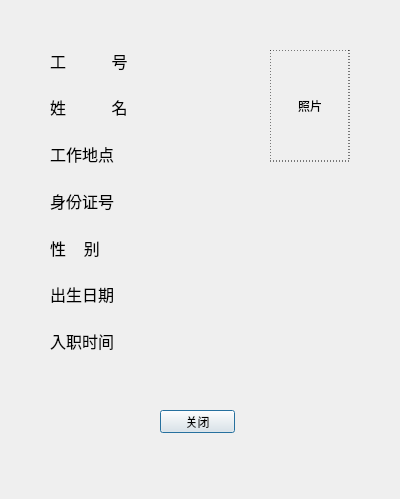
<?xml version="1.0" encoding="UTF-8"?>
<ui version="4.0">
 <class>GuardDetailInfoDialog</class>
 <widget class="QDialog" name="GuardDetailInfoDialog">
  <property name="geometry">
   <rect>
    <x>0</x>
    <y>0</y>
    <width>400</width>
    <height>499</height>
   </rect>
  </property>
  <property name="windowTitle">
   <string>详细信息</string>
  </property>
  <widget class="QLabel" name="labelPic">
   <property name="geometry">
    <rect>
     <x>270</x>
     <y>50</y>
     <width>80</width>
     <height>112</height>
    </rect>
   </property>
   <property name="styleSheet">
    <string notr="true">QLabel{
     border-width: 1px;
     border-style: dotted;
     border-color: rgb(0, 0, 0);
}</string>
   </property>
   <property name="text">
    <string>照片</string>
   </property>
   <property name="alignment">
    <set>Qt::AlignCenter</set>
   </property>
  </widget>
  <widget class="QPushButton" name="pushButtonCancel">
   <property name="geometry">
    <rect>
     <x>160</x>
     <y>410</y>
     <width>75</width>
     <height>23</height>
    </rect>
   </property>
   <property name="text">
    <string>关闭</string>
   </property>
  </widget>
  <widget class="QWidget" name="layoutWidget">
   <property name="geometry">
    <rect>
     <x>50</x>
     <y>40</y>
     <width>81</width>
     <height>321</height>
    </rect>
   </property>
   <layout class="QVBoxLayout" name="verticalLayout">
    <item>
     <widget class="QLabel" name="label_2">
      <property name="font">
       <font>
        <family>Agency FB</family>
        <pointsize>12</pointsize>
       </font>
      </property>
      <property name="text">
       <string>工           号</string>
      </property>
     </widget>
    </item>
    <item>
     <widget class="QLabel" name="label">
      <property name="font">
       <font>
        <family>Agency FB</family>
        <pointsize>12</pointsize>
       </font>
      </property>
      <property name="text">
       <string>姓           名</string>
      </property>
     </widget>
    </item>
    <item>
     <widget class="QLabel" name="label_3">
      <property name="font">
       <font>
        <family>Agency FB</family>
        <pointsize>12</pointsize>
       </font>
      </property>
      <property name="text">
       <string>工作地点</string>
      </property>
     </widget>
    </item>
    <item>
     <widget class="QLabel" name="label_4">
      <property name="font">
       <font>
        <family>Agency FB</family>
        <pointsize>12</pointsize>
       </font>
      </property>
      <property name="text">
       <string>身份证号</string>
      </property>
     </widget>
    </item>
    <item>
     <widget class="QLabel" name="label_5">
      <property name="font">
       <font>
        <pointsize>12</pointsize>
       </font>
      </property>
      <property name="text">
       <string>性    别</string>
      </property>
     </widget>
    </item>
    <item>
     <widget class="QLabel" name="label_6">
      <property name="font">
       <font>
        <pointsize>12</pointsize>
       </font>
      </property>
      <property name="text">
       <string>出生日期</string>
      </property>
     </widget>
    </item>
    <item>
     <widget class="QLabel" name="label_8">
      <property name="font">
       <font>
        <pointsize>12</pointsize>
       </font>
      </property>
      <property name="text">
       <string>入职时间</string>
      </property>
     </widget>
    </item>
   </layout>
  </widget>
  <widget class="QWidget" name="layoutWidget">
   <property name="geometry">
    <rect>
     <x>150</x>
     <y>41</y>
     <width>171</width>
     <height>321</height>
    </rect>
   </property>
   <layout class="QVBoxLayout" name="verticalLayout_2">
    <item>
     <widget class="QLabel" name="labelID">
      <property name="font">
       <font>
        <family>Times New Roman</family>
        <pointsize>12</pointsize>
       </font>
      </property>
      <property name="text">
       <string/>
      </property>
     </widget>
    </item>
    <item>
     <widget class="QLabel" name="labelName">
      <property name="font">
       <font>
        <family>Times New Roman</family>
        <pointsize>12</pointsize>
       </font>
      </property>
      <property name="text">
       <string/>
      </property>
     </widget>
    </item>
    <item>
     <widget class="QLabel" name="labelWorkPosition">
      <property name="font">
       <font>
        <family>Times New Roman</family>
        <pointsize>12</pointsize>
       </font>
      </property>
      <property name="text">
       <string/>
      </property>
     </widget>
    </item>
    <item>
     <widget class="QLabel" name="labelIDCard">
      <property name="font">
       <font>
        <pointsize>12</pointsize>
       </font>
      </property>
      <property name="text">
       <string/>
      </property>
     </widget>
    </item>
    <item>
     <widget class="QLabel" name="labelGender">
      <property name="font">
       <font>
        <pointsize>12</pointsize>
       </font>
      </property>
      <property name="text">
       <string/>
      </property>
     </widget>
    </item>
    <item>
     <widget class="QLabel" name="labelDateofBirth">
      <property name="font">
       <font>
        <pointsize>12</pointsize>
       </font>
      </property>
      <property name="text">
       <string/>
      </property>
     </widget>
    </item>
    <item>
     <widget class="QLabel" name="labelDateofEmploy">
      <property name="font">
       <font>
        <pointsize>12</pointsize>
       </font>
      </property>
      <property name="text">
       <string/>
      </property>
     </widget>
    </item>
   </layout>
  </widget>
 </widget>
 <resources/>
 <connections>
  <connection>
   <sender>pushButtonCancel</sender>
   <signal>clicked()</signal>
   <receiver>GuardDetailInfoDialog</receiver>
   <slot>reject()</slot>
   <hints>
    <hint type="sourcelabel">
     <x>197</x>
     <y>411</y>
    </hint>
    <hint type="destinationlabel">
     <x>199</x>
     <y>249</y>
    </hint>
   </hints>
  </connection>
 </connections>
</ui>
